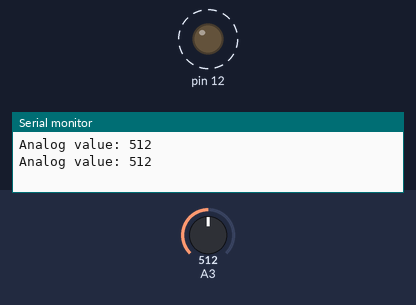
The sketch below on a simulated Arduino Uno, built with avr-gcc and run on an emulated ATmega328P. Parts: output pins drawn as LEDs (lit = HIGH), the last lines printed to the serial monitor. Dashed ring = blinking. The inputs (shaded band) are chosen by the test bench; at power-on: A3 = 512.

Above: at 1.8 s.
1.9 s: A3 set to 0
At 2.7 s:
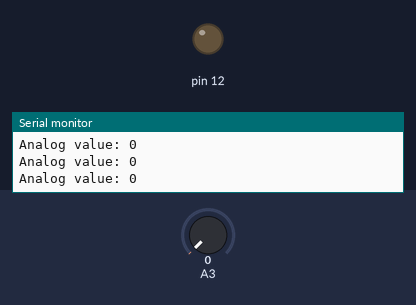
6.0 s: A3 set to 122
At 6.33 s:
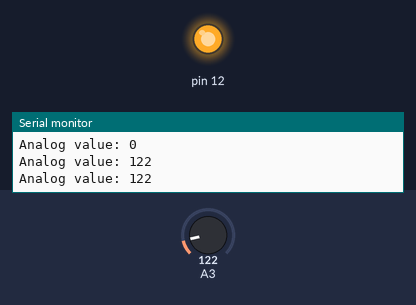
Timing chart, 0 to 15.5 s (numbered marks = the images above; inputs shaded):
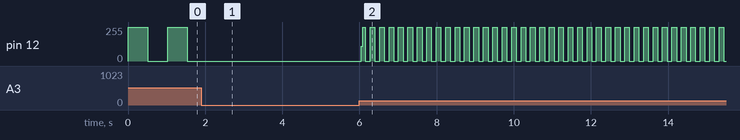

The sketch:

readAnalogPotentiometer.ino
```cpp
void setup() {
  // put your setup code here, to run once:
  pinMode(A3, INPUT);
  pinMode(12, OUTPUT);
  Serial.begin(9600);
}

void loop() {
  // put your main code here, to run repeatedly:
  int x = analogRead(A3);
  Serial.print("Analog value: ");
  Serial.println(x);
  digitalWrite(12, HIGH);
  delay(x);
  digitalWrite(12, LOW);
  delay(x);
}
```

Measured:
- after the input at 1.9 s, pin 12: stops changing and stays 0/255
- after the input at 6.0 s, pin 12: 0/255 → 112/255 after 0.05 s, then moves between 0/255 and 255/255, repeating every 0.49 s
- by itself, pin 12: alternates 255/255 for 0.51 s and 0/255 for 0.51 s
